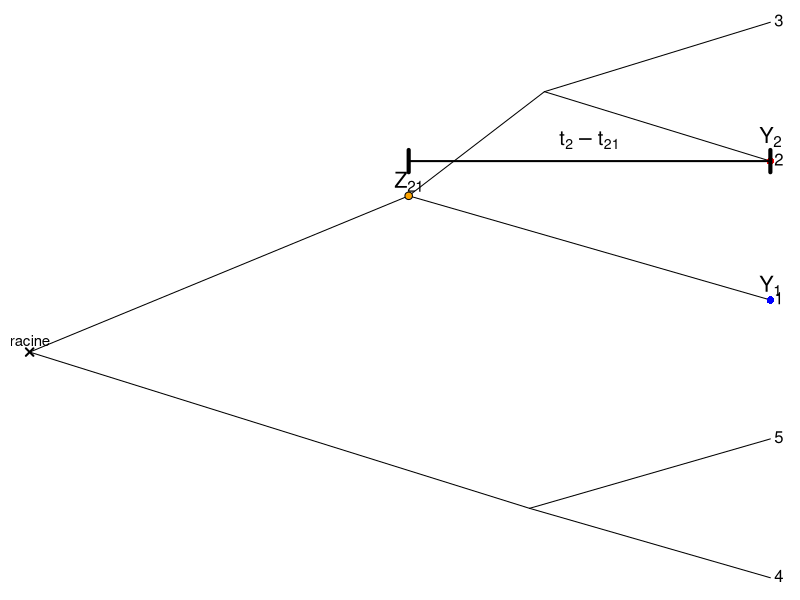

R code for this plot:
## ---- chunk 1
library(ape)

set.seed(123)

# 1) Arbre + labels 1..5
tree = rtree(5)
tree$tip.label = as.character(1:5)

# feuilles alignées
tree = chronos(tree)

tree = ladderize(tree, right = FALSE)

# Fixer j = feuille 1
j_tip = "1"
root_node = Ntip(tree) + 1

# Choisir automatiquement i parmi les autres feuilles
candidats = setdiff(tree$tip.label, j_tip)

i_tip = NA_character_
mrca_node = NA_integer_

for (cand in candidats) {
  m = getMRCA(tree, c(cand, j_tip))
  if (!is.na(m) && m != root_node) {
    i_tip = cand
    mrca_node = m
    break
  }
}

if (is.na(i_tip)) {
  stop("Impossible de trouver i tel que MRCA(i,1) != racine avec cet arbre. Change set.seed ou augmente le nombre de tips.")
}

tip_i = which(tree$tip.label == i_tip)
tip_j = which(tree$tip.label == j_tip)

#Plot (rightwards), on cache les labels pour les réécrire droits
plot(
  tree,
  type = "cladogram",
  direction = "rightwards",
  show.tip.label = FALSE,
  no.margin = TRUE
)

pp = get("last_plot.phylo", envir = .PlotPhyloEnv)

# Labels des feuilles (droits)
for (k in 1:Ntip(tree)) {
  text(
    x = pp$xx[k],
    y = pp$yy[k],
    labels = tree$tip.label[k],
    pos = 4,
    offset = 0.2,
    cex = 1
  )
}

# Marquer la racine explicitement (évite la confusion Z = racine)
x_r = pp$xx[root_node]
y_r = pp$yy[root_node]
points(x_r, y_r, pch = 4, lwd = 2, cex = 1)
text(x_r, y_r, labels = "racine", pos = 3, cex = 0.9, offset = 0.3)

# Points Y_i / Y_1
points(pp$xx[tip_i], pp$yy[tip_i], pch = 16, col = "red",  cex = 1)
points(pp$xx[tip_j], pp$yy[tip_j], pch = 16, col = "blue", cex = 1)

text(pp$xx[tip_i], pp$yy[tip_i], labels = bquote(Y[.(i_tip)]), pos = 3, offset = 0.7, cex = 1.3)
text(pp$xx[tip_j], pp$yy[tip_j], labels = expression(Y[1]), pos = 3, offset = 0.2, cex = 1.3)

# MRCA : point orange + label Z_{i1} (affiché comme Z[41] par ex)
x_m = pp$xx[mrca_node]
y_m = pp$yy[mrca_node]

points(x_m, y_m, pch = 21, bg = "orange", cex = 1)

lab_Z = as.expression(bquote(Z[.(paste0(i_tip, j_tip))]))
text(x_m, y_m, labels = lab_Z, pos = 3, offset = 0.2, cex = 1.3)

# Distance entre Z_{i1} (MRCA) et Y_i : (t_i - t_{i1})

x_i = pp$xx[tip_i]
y_i = pp$yy[tip_i]

# Barre horizontale : de x_m (MRCA) à x_i (tip i) au niveau y_i
segments(x0 = x_m, y0 = y_i, x1 = x_i, y1 = y_i, lwd = 2)

# Petites barres aux extrémités
cap = 0.02 * max(diff(range(pp$xx)), diff(range(pp$yy)))
segments(x_m, y_i - cap, x_m, y_i + cap, lwd = 4)
segments(x_i, y_i - cap, x_i, y_i + cap, lwd = 4)

# Label au milieu : t_i - t_{i1} (affiché comme t[4] - t[41] par ex)
x_mid = (x_m + x_i) / 2
lab_ti_minus_tij = as.expression(bquote(t[.(i_tip)] - t[.(paste0(i_tip, j_tip))]))
text(x_mid, y_i, labels = lab_ti_minus_tij, pos = 3, offset = 0.6, cex = 1.2)

